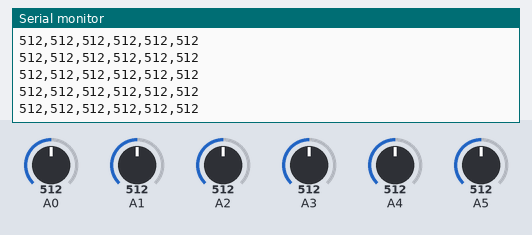
Bench run of a sketch on a simulated Arduino Uno, built with avr-gcc and run on an emulated ATmega328P. On the bench: the last lines printed to the serial monitor. The inputs (shaded band) are chosen by the test bench; at power-on: A1 = 512, A0 = 512, A2 = 512, A3 = 512, A4 = 512, A5 = 512.

Above: at 2.7 s.
2.8 s: A1 set to 109
At 2.85 s:
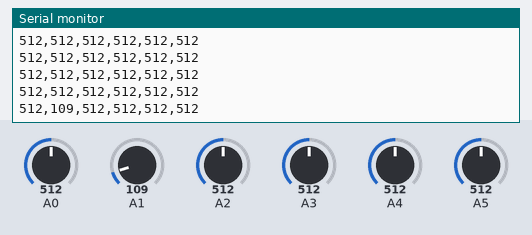
5.8 s: A1 set to 92
At 5.8 s:
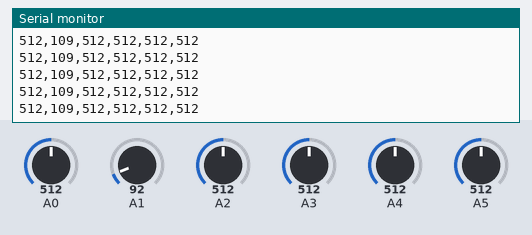
Timing chart, 0 to 8.8 s (numbered marks = the images above; inputs shaded):
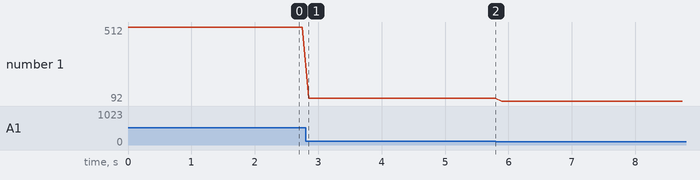

The sketch:

AnalogReadx6.ino.ino
```cpp
void setup() {
  // put your setup code here, to run once:
  Serial.begin(19200);
  // Serial.println("Hello");
}

void loop() {
  // put your main code here, to run repeatedly:
  int value_0 = analogRead(0);
  int value_1 = analogRead(1);
  int value_2 = analogRead(2);
  int value_3 = analogRead(3);
  int value_4 = analogRead(4);
  int value_5 = analogRead(5);


  Serial.print(value_0);
  Serial.print(",");
  Serial.print(value_1);
  Serial.print(",");
  Serial.print(value_2);
  Serial.print(",");
  Serial.print(value_3);
  Serial.print(",");
  Serial.print(value_4);
  Serial.print(",");
  Serial.println(value_5);

  delay(100);

}
```

Measured:
- after the input at 2.8 s, the serial monitor: prints a new line after 0.05 s (image 1)
- plotted number 1: 512 → 109 after the input at 2.8 s, 109 → 92 after the input at 5.8 s
